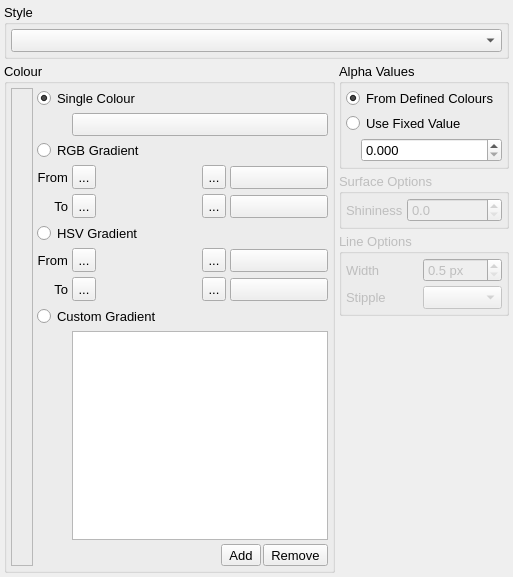
<?xml version="1.0" encoding="UTF-8"?>
<ui version="4.0">
 <class>StyleWindow</class>
 <widget class="QWidget" name="StyleWindow">
  <property name="geometry">
   <rect>
    <x>0</x>
    <y>0</y>
    <width>513</width>
    <height>577</height>
   </rect>
  </property>
  <property name="sizePolicy">
   <sizepolicy hsizetype="Minimum" vsizetype="Minimum">
    <horstretch>0</horstretch>
    <verstretch>0</verstretch>
   </sizepolicy>
  </property>
  <property name="font">
   <font>
    <pointsize>10</pointsize>
   </font>
  </property>
  <property name="windowTitle">
   <string>Style</string>
  </property>
  <property name="windowIcon">
   <iconset resource="icons.qrc">
    <normaloff>:/uchroma/icons/windows_style.svg</normaloff>:/uchroma/icons/windows_style.svg</iconset>
  </property>
  <layout class="QVBoxLayout" name="verticalLayout_6">
   <property name="spacing">
    <number>4</number>
   </property>
   <property name="margin">
    <number>4</number>
   </property>
   <item>
    <widget class="QGroupBox" name="groupBox_2">
     <property name="title">
      <string>Style</string>
     </property>
     <layout class="QHBoxLayout" name="horizontalLayout_2">
      <property name="spacing">
       <number>4</number>
      </property>
      <property name="margin">
       <number>4</number>
      </property>
      <item>
       <widget class="QComboBox" name="StyleCombo">
        <property name="sizePolicy">
         <sizepolicy hsizetype="Expanding" vsizetype="Fixed">
          <horstretch>0</horstretch>
          <verstretch>0</verstretch>
         </sizepolicy>
        </property>
       </widget>
      </item>
     </layout>
    </widget>
   </item>
   <item>
    <layout class="QHBoxLayout" name="horizontalLayout_4">
     <property name="spacing">
      <number>4</number>
     </property>
     <item>
      <widget class="QGroupBox" name="groupBox">
       <property name="title">
        <string>Colour</string>
       </property>
       <layout class="QHBoxLayout" name="horizontalLayout">
        <property name="spacing">
         <number>4</number>
        </property>
        <property name="margin">
         <number>4</number>
        </property>
        <item>
         <widget class="QFrame" name="ColourScaleFrame">
          <property name="sizePolicy">
           <sizepolicy hsizetype="Fixed" vsizetype="MinimumExpanding">
            <horstretch>0</horstretch>
            <verstretch>0</verstretch>
           </sizepolicy>
          </property>
          <property name="maximumSize">
           <size>
            <width>50</width>
            <height>16777215</height>
           </size>
          </property>
          <property name="frameShape">
           <enum>QFrame::StyledPanel</enum>
          </property>
          <property name="frameShadow">
           <enum>QFrame::Sunken</enum>
          </property>
          <layout class="QVBoxLayout" name="verticalLayout" stretch="0">
           <property name="spacing">
            <number>2</number>
           </property>
           <property name="margin">
            <number>2</number>
           </property>
           <item>
            <widget class="GradientBar" name="ColourGradient" native="true">
             <property name="sizePolicy">
              <sizepolicy hsizetype="Preferred" vsizetype="Expanding">
               <horstretch>0</horstretch>
               <verstretch>0</verstretch>
              </sizepolicy>
             </property>
             <property name="minimumSize">
              <size>
               <width>16</width>
               <height>0</height>
              </size>
             </property>
             <property name="maximumSize">
              <size>
               <width>500</width>
               <height>16777215</height>
              </size>
             </property>
            </widget>
           </item>
          </layout>
         </widget>
        </item>
        <item>
         <layout class="QGridLayout" name="gridLayout">
          <property name="sizeConstraint">
           <enum>QLayout::SetMinimumSize</enum>
          </property>
          <property name="spacing">
           <number>4</number>
          </property>
          <item row="3" column="2">
           <widget class="TExponentialSpin" name="ColourRGBGradientASpin" native="true">
            <property name="sizePolicy">
             <sizepolicy hsizetype="MinimumExpanding" vsizetype="Fixed">
              <horstretch>0</horstretch>
              <verstretch>0</verstretch>
             </sizepolicy>
            </property>
            <property name="minimumSize">
             <size>
              <width>90</width>
              <height>25</height>
             </size>
            </property>
           </widget>
          </item>
          <item row="4" column="2">
           <widget class="TExponentialSpin" name="ColourRGBGradientBSpin" native="true">
            <property name="sizePolicy">
             <sizepolicy hsizetype="MinimumExpanding" vsizetype="Fixed">
              <horstretch>0</horstretch>
              <verstretch>0</verstretch>
             </sizepolicy>
            </property>
            <property name="minimumSize">
             <size>
              <width>90</width>
              <height>25</height>
             </size>
            </property>
           </widget>
          </item>
          <item row="7" column="4">
           <widget class="ColourButton" name="ColourHSVGradientBButton">
            <property name="sizePolicy">
             <sizepolicy hsizetype="Expanding" vsizetype="Fixed">
              <horstretch>0</horstretch>
              <verstretch>0</verstretch>
             </sizepolicy>
            </property>
            <property name="toolTip">
             <string>Click to select new colour</string>
            </property>
            <property name="text">
             <string/>
            </property>
           </widget>
          </item>
          <item row="4" column="4">
           <widget class="ColourButton" name="ColourRGBGradientBButton">
            <property name="sizePolicy">
             <sizepolicy hsizetype="Expanding" vsizetype="Fixed">
              <horstretch>0</horstretch>
              <verstretch>0</verstretch>
             </sizepolicy>
            </property>
            <property name="toolTip">
             <string>Click to select new colour</string>
            </property>
            <property name="text">
             <string/>
            </property>
           </widget>
          </item>
          <item row="6" column="3">
           <widget class="QToolButton" name="ColourHSVGradientASetMaximumButton">
            <property name="maximumSize">
             <size>
              <width>24</width>
              <height>24</height>
             </size>
            </property>
            <property name="acceptDrops">
             <bool>false</bool>
            </property>
            <property name="toolTip">
             <string>Set to current Y axis maximum</string>
            </property>
            <property name="text">
             <string>...</string>
            </property>
            <property name="icon">
             <iconset resource="icons.qrc">
              <normaloff>:/uchroma/icons/torightlimit.svg</normaloff>:/uchroma/icons/torightlimit.svg</iconset>
            </property>
            <property name="iconSize">
             <size>
              <width>16</width>
              <height>16</height>
             </size>
            </property>
           </widget>
          </item>
          <item row="1" column="1" colspan="4">
           <widget class="ColourButton" name="ColourSingleColourButton">
            <property name="sizePolicy">
             <sizepolicy hsizetype="Expanding" vsizetype="Fixed">
              <horstretch>0</horstretch>
              <verstretch>0</verstretch>
             </sizepolicy>
            </property>
            <property name="toolTip">
             <string>Click to select new colour</string>
            </property>
            <property name="text">
             <string/>
            </property>
           </widget>
          </item>
          <item row="6" column="2">
           <widget class="TExponentialSpin" name="ColourHSVGradientASpin" native="true">
            <property name="sizePolicy">
             <sizepolicy hsizetype="MinimumExpanding" vsizetype="Fixed">
              <horstretch>0</horstretch>
              <verstretch>0</verstretch>
             </sizepolicy>
            </property>
            <property name="minimumSize">
             <size>
              <width>0</width>
              <height>25</height>
             </size>
            </property>
           </widget>
          </item>
          <item row="4" column="1">
           <widget class="QToolButton" name="ColourRGBGradientBSetMinimumButton">
            <property name="maximumSize">
             <size>
              <width>24</width>
              <height>24</height>
             </size>
            </property>
            <property name="toolTip">
             <string>Set to current Y axis minimim</string>
            </property>
            <property name="text">
             <string>...</string>
            </property>
            <property name="icon">
             <iconset resource="icons.qrc">
              <normaloff>:/uchroma/icons/toleftlimit.svg</normaloff>:/uchroma/icons/toleftlimit.svg</iconset>
            </property>
            <property name="iconSize">
             <size>
              <width>16</width>
              <height>16</height>
             </size>
            </property>
           </widget>
          </item>
          <item row="7" column="3">
           <widget class="QToolButton" name="ColourHSVGradientBSetMaximumButton">
            <property name="maximumSize">
             <size>
              <width>24</width>
              <height>24</height>
             </size>
            </property>
            <property name="acceptDrops">
             <bool>false</bool>
            </property>
            <property name="toolTip">
             <string>Set to current Y axis maximum</string>
            </property>
            <property name="text">
             <string>...</string>
            </property>
            <property name="icon">
             <iconset resource="icons.qrc">
              <normaloff>:/uchroma/icons/torightlimit.svg</normaloff>:/uchroma/icons/torightlimit.svg</iconset>
            </property>
            <property name="iconSize">
             <size>
              <width>16</width>
              <height>16</height>
             </size>
            </property>
           </widget>
          </item>
          <item row="6" column="4">
           <widget class="ColourButton" name="ColourHSVGradientAButton">
            <property name="sizePolicy">
             <sizepolicy hsizetype="Expanding" vsizetype="Fixed">
              <horstretch>0</horstretch>
              <verstretch>0</verstretch>
             </sizepolicy>
            </property>
            <property name="toolTip">
             <string>Click to select new colour</string>
            </property>
            <property name="text">
             <string/>
            </property>
           </widget>
          </item>
          <item row="4" column="3">
           <widget class="QToolButton" name="ColourRGBGradientBSetMaximumButton">
            <property name="maximumSize">
             <size>
              <width>24</width>
              <height>24</height>
             </size>
            </property>
            <property name="acceptDrops">
             <bool>false</bool>
            </property>
            <property name="toolTip">
             <string>Set to current Y axis maximum</string>
            </property>
            <property name="text">
             <string>...</string>
            </property>
            <property name="icon">
             <iconset resource="icons.qrc">
              <normaloff>:/uchroma/icons/torightlimit.svg</normaloff>:/uchroma/icons/torightlimit.svg</iconset>
            </property>
            <property name="iconSize">
             <size>
              <width>16</width>
              <height>16</height>
             </size>
            </property>
           </widget>
          </item>
          <item row="6" column="1">
           <widget class="QToolButton" name="ColourHSVGradientASetMinimumButton">
            <property name="maximumSize">
             <size>
              <width>24</width>
              <height>24</height>
             </size>
            </property>
            <property name="toolTip">
             <string>Set to current Y axis minimim</string>
            </property>
            <property name="text">
             <string>...</string>
            </property>
            <property name="icon">
             <iconset resource="icons.qrc">
              <normaloff>:/uchroma/icons/toleftlimit.svg</normaloff>:/uchroma/icons/toleftlimit.svg</iconset>
            </property>
            <property name="iconSize">
             <size>
              <width>16</width>
              <height>16</height>
             </size>
            </property>
           </widget>
          </item>
          <item row="3" column="1">
           <widget class="QToolButton" name="ColourRGBGradientASetMinimumButton">
            <property name="maximumSize">
             <size>
              <width>24</width>
              <height>24</height>
             </size>
            </property>
            <property name="toolTip">
             <string>Set to current Y axis minimim</string>
            </property>
            <property name="text">
             <string>...</string>
            </property>
            <property name="icon">
             <iconset resource="icons.qrc">
              <normaloff>:/uchroma/icons/toleftlimit.svg</normaloff>:/uchroma/icons/toleftlimit.svg</iconset>
            </property>
            <property name="iconSize">
             <size>
              <width>16</width>
              <height>16</height>
             </size>
            </property>
           </widget>
          </item>
          <item row="3" column="4">
           <widget class="ColourButton" name="ColourRGBGradientAButton">
            <property name="sizePolicy">
             <sizepolicy hsizetype="Expanding" vsizetype="Fixed">
              <horstretch>0</horstretch>
              <verstretch>0</verstretch>
             </sizepolicy>
            </property>
            <property name="toolTip">
             <string>Click to select new colour</string>
            </property>
            <property name="text">
             <string/>
            </property>
           </widget>
          </item>
          <item row="7" column="2">
           <widget class="TExponentialSpin" name="ColourHSVGradientBSpin" native="true">
            <property name="sizePolicy">
             <sizepolicy hsizetype="MinimumExpanding" vsizetype="Fixed">
              <horstretch>0</horstretch>
              <verstretch>0</verstretch>
             </sizepolicy>
            </property>
            <property name="minimumSize">
             <size>
              <width>0</width>
              <height>25</height>
             </size>
            </property>
           </widget>
          </item>
          <item row="3" column="3">
           <widget class="QToolButton" name="ColourRGBGradientASetMaximumButton">
            <property name="maximumSize">
             <size>
              <width>24</width>
              <height>24</height>
             </size>
            </property>
            <property name="acceptDrops">
             <bool>false</bool>
            </property>
            <property name="toolTip">
             <string>Set to current Y axis maximum</string>
            </property>
            <property name="text">
             <string>...</string>
            </property>
            <property name="icon">
             <iconset resource="icons.qrc">
              <normaloff>:/uchroma/icons/torightlimit.svg</normaloff>:/uchroma/icons/torightlimit.svg</iconset>
            </property>
            <property name="iconSize">
             <size>
              <width>16</width>
              <height>16</height>
             </size>
            </property>
           </widget>
          </item>
          <item row="7" column="1">
           <widget class="QToolButton" name="ColourHSVGradientBSetMinimumButton">
            <property name="maximumSize">
             <size>
              <width>24</width>
              <height>24</height>
             </size>
            </property>
            <property name="toolTip">
             <string>Set to current Y axis minimim</string>
            </property>
            <property name="text">
             <string>...</string>
            </property>
            <property name="icon">
             <iconset resource="icons.qrc">
              <normaloff>:/uchroma/icons/toleftlimit.svg</normaloff>:/uchroma/icons/toleftlimit.svg</iconset>
            </property>
            <property name="iconSize">
             <size>
              <width>16</width>
              <height>16</height>
             </size>
            </property>
           </widget>
          </item>
          <item row="9" column="1" colspan="4">
           <layout class="QVBoxLayout" name="verticalLayout_3">
            <property name="spacing">
             <number>4</number>
            </property>
            <item>
             <widget class="QTableWidget" name="ColourCustomGradientTable">
              <property name="selectionBehavior">
               <enum>QAbstractItemView::SelectRows</enum>
              </property>
              <attribute name="horizontalHeaderVisible">
               <bool>false</bool>
              </attribute>
              <attribute name="verticalHeaderVisible">
               <bool>false</bool>
              </attribute>
              <column>
               <property name="text">
                <string>Value</string>
               </property>
              </column>
              <column>
               <property name="text">
                <string>Colour</string>
               </property>
              </column>
             </widget>
            </item>
            <item>
             <layout class="QHBoxLayout" name="horizontalLayout_5">
              <property name="spacing">
               <number>2</number>
              </property>
              <item>
               <spacer name="horizontalSpacer">
                <property name="orientation">
                 <enum>Qt::Horizontal</enum>
                </property>
                <property name="sizeHint" stdset="0">
                 <size>
                  <width>40</width>
                  <height>20</height>
                 </size>
                </property>
               </spacer>
              </item>
              <item>
               <widget class="QToolButton" name="ColourCustomGradientAddButton">
                <property name="text">
                 <string>Add</string>
                </property>
                <property name="icon">
                 <iconset resource="icons.qrc">
                  <normaloff>:/uchroma/icons/plus.svg</normaloff>:/uchroma/icons/plus.svg</iconset>
                </property>
                <property name="iconSize">
                 <size>
                  <width>16</width>
                  <height>16</height>
                 </size>
                </property>
                <property name="toolButtonStyle">
                 <enum>Qt::ToolButtonTextBesideIcon</enum>
                </property>
               </widget>
              </item>
              <item>
               <widget class="QToolButton" name="ColourCustomGradientRemoveButton">
                <property name="text">
                 <string>Remove</string>
                </property>
                <property name="icon">
                 <iconset resource="icons.qrc">
                  <normaloff>:/uchroma/icons/minus.svg</normaloff>:/uchroma/icons/minus.svg</iconset>
                </property>
                <property name="iconSize">
                 <size>
                  <width>16</width>
                  <height>16</height>
                 </size>
                </property>
                <property name="toolButtonStyle">
                 <enum>Qt::ToolButtonTextBesideIcon</enum>
                </property>
               </widget>
              </item>
             </layout>
            </item>
           </layout>
          </item>
          <item row="2" column="0" colspan="5">
           <widget class="QRadioButton" name="ColourRGBGradientRadio">
            <property name="text">
             <string>RGB Gradient</string>
            </property>
            <property name="checked">
             <bool>false</bool>
            </property>
           </widget>
          </item>
          <item row="5" column="0" colspan="5">
           <widget class="QRadioButton" name="ColourHSVGradientRadio">
            <property name="text">
             <string>HSV Gradient</string>
            </property>
            <property name="checked">
             <bool>false</bool>
            </property>
           </widget>
          </item>
          <item row="8" column="0" colspan="5">
           <widget class="QRadioButton" name="ColourCustomGradientRadio">
            <property name="text">
             <string>Custom Gradient</string>
            </property>
            <property name="checked">
             <bool>false</bool>
            </property>
           </widget>
          </item>
          <item row="3" column="0">
           <widget class="QLabel" name="label">
            <property name="text">
             <string>From</string>
            </property>
            <property name="alignment">
             <set>Qt::AlignRight|Qt::AlignTrailing|Qt::AlignVCenter</set>
            </property>
            <property name="margin">
             <number>0</number>
            </property>
           </widget>
          </item>
          <item row="0" column="0" colspan="5">
           <widget class="QRadioButton" name="ColourSingleColourRadio">
            <property name="text">
             <string>Single Colour</string>
            </property>
            <property name="checked">
             <bool>true</bool>
            </property>
           </widget>
          </item>
          <item row="6" column="0">
           <widget class="QLabel" name="label_3">
            <property name="text">
             <string>From</string>
            </property>
            <property name="alignment">
             <set>Qt::AlignRight|Qt::AlignTrailing|Qt::AlignVCenter</set>
            </property>
            <property name="margin">
             <number>0</number>
            </property>
           </widget>
          </item>
          <item row="4" column="0">
           <widget class="QLabel" name="label_4">
            <property name="text">
             <string>To</string>
            </property>
            <property name="alignment">
             <set>Qt::AlignRight|Qt::AlignTrailing|Qt::AlignVCenter</set>
            </property>
            <property name="margin">
             <number>0</number>
            </property>
           </widget>
          </item>
          <item row="7" column="0">
           <widget class="QLabel" name="label_5">
            <property name="text">
             <string>To</string>
            </property>
            <property name="alignment">
             <set>Qt::AlignRight|Qt::AlignTrailing|Qt::AlignVCenter</set>
            </property>
            <property name="margin">
             <number>0</number>
            </property>
           </widget>
          </item>
         </layout>
        </item>
       </layout>
      </widget>
     </item>
     <item>
      <layout class="QVBoxLayout" name="verticalLayout_5">
       <property name="spacing">
        <number>4</number>
       </property>
       <item>
        <widget class="QGroupBox" name="AlphaGroup">
         <property name="title">
          <string>Alpha Values</string>
         </property>
         <layout class="QVBoxLayout" name="verticalLayout_4">
          <property name="spacing">
           <number>4</number>
          </property>
          <property name="margin">
           <number>4</number>
          </property>
          <item>
           <widget class="QRadioButton" name="ColourAlphaOwnAlphaRadio">
            <property name="text">
             <string>From Defined Colours</string>
            </property>
            <property name="checked">
             <bool>true</bool>
            </property>
           </widget>
          </item>
          <item>
           <widget class="QRadioButton" name="ColourAlphaFixedAlphaRadio">
            <property name="text">
             <string>Use Fixed Value</string>
            </property>
            <property name="checked">
             <bool>false</bool>
            </property>
           </widget>
          </item>
          <item>
           <layout class="QHBoxLayout" name="horizontalLayout_33">
            <property name="spacing">
             <number>4</number>
            </property>
            <item>
             <spacer name="horizontalSpacer_9">
              <property name="orientation">
               <enum>Qt::Horizontal</enum>
              </property>
              <property name="sizeType">
               <enum>QSizePolicy::Fixed</enum>
              </property>
              <property name="sizeHint" stdset="0">
               <size>
                <width>15</width>
                <height>20</height>
               </size>
              </property>
             </spacer>
            </item>
            <item>
             <widget class="QDoubleSpinBox" name="ColourAlphaFixedAlphaSpin">
              <property name="sizePolicy">
               <sizepolicy hsizetype="Expanding" vsizetype="Fixed">
                <horstretch>0</horstretch>
                <verstretch>0</verstretch>
               </sizepolicy>
              </property>
              <property name="decimals">
               <number>3</number>
              </property>
              <property name="maximum">
               <double>1.000000000000000</double>
              </property>
              <property name="singleStep">
               <double>0.100000000000000</double>
              </property>
             </widget>
            </item>
           </layout>
          </item>
         </layout>
        </widget>
       </item>
       <item>
        <widget class="QGroupBox" name="SurfaceOptionsGroup">
         <property name="enabled">
          <bool>false</bool>
         </property>
         <property name="title">
          <string>Surface Options</string>
         </property>
         <layout class="QHBoxLayout" name="horizontalLayout_3">
          <property name="spacing">
           <number>4</number>
          </property>
          <property name="margin">
           <number>4</number>
          </property>
          <item>
           <widget class="QLabel" name="label_7">
            <property name="sizePolicy">
             <sizepolicy hsizetype="Minimum" vsizetype="Preferred">
              <horstretch>0</horstretch>
              <verstretch>0</verstretch>
             </sizepolicy>
            </property>
            <property name="text">
             <string>Shininess</string>
            </property>
           </widget>
          </item>
          <item>
           <widget class="QDoubleSpinBox" name="doubleSpinBox">
            <property name="sizePolicy">
             <sizepolicy hsizetype="Expanding" vsizetype="Fixed">
              <horstretch>0</horstretch>
              <verstretch>0</verstretch>
             </sizepolicy>
            </property>
            <property name="decimals">
             <number>1</number>
            </property>
            <property name="maximum">
             <double>128.000000000000000</double>
            </property>
           </widget>
          </item>
         </layout>
        </widget>
       </item>
       <item>
        <widget class="QGroupBox" name="LineOptionsGroup">
         <property name="enabled">
          <bool>false</bool>
         </property>
         <property name="title">
          <string>Line Options</string>
         </property>
         <layout class="QVBoxLayout" name="verticalLayout_2">
          <property name="spacing">
           <number>4</number>
          </property>
          <property name="margin">
           <number>4</number>
          </property>
          <item>
           <layout class="QGridLayout" name="gridLayout_2">
            <item row="1" column="1">
             <widget class="QLabel" name="label_6">
              <property name="text">
               <string>Stipple</string>
              </property>
             </widget>
            </item>
            <item row="0" column="3">
             <widget class="QDoubleSpinBox" name="LineWidthSpin">
              <property name="suffix">
               <string> px</string>
              </property>
              <property name="decimals">
               <number>1</number>
              </property>
              <property name="minimum">
               <double>0.500000000000000</double>
              </property>
              <property name="singleStep">
               <double>0.500000000000000</double>
              </property>
             </widget>
            </item>
            <item row="0" column="1">
             <widget class="QLabel" name="label_2">
              <property name="text">
               <string>Width</string>
              </property>
             </widget>
            </item>
            <item row="1" column="3">
             <widget class="QComboBox" name="LineStippleCombo"/>
            </item>
           </layout>
          </item>
         </layout>
        </widget>
       </item>
       <item>
        <spacer name="verticalSpacer">
         <property name="orientation">
          <enum>Qt::Vertical</enum>
         </property>
         <property name="sizeHint" stdset="0">
          <size>
           <width>20</width>
           <height>40</height>
          </size>
         </property>
        </spacer>
       </item>
      </layout>
     </item>
    </layout>
   </item>
  </layout>
 </widget>
 <customwidgets>
  <customwidget>
   <class>TExponentialSpin</class>
   <extends>QWidget</extends>
   <header>gui/texponentialspin.uih</header>
   <container>1</container>
  </customwidget>
  <customwidget>
   <class>GradientBar</class>
   <extends>QWidget</extends>
   <header>gui/gradientbar.uih</header>
   <container>1</container>
  </customwidget>
  <customwidget>
   <class>ColourButton</class>
   <extends>QPushButton</extends>
   <header>gui/colourbutton.uih</header>
  </customwidget>
 </customwidgets>
 <resources>
  <include location="icons.qrc"/>
 </resources>
 <connections/>
</ui>
